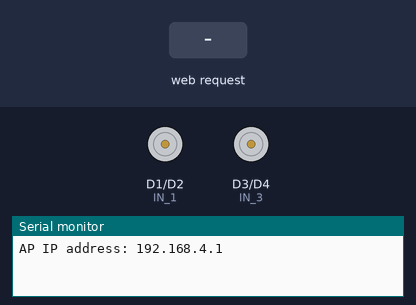
Bench run of a sketch on a simulated ESP8266 (NodeMCU). On the bench: motor-driver pin pairs drawn as motors (green arrow = first pin HIGH = forward, orange = second pin HIGH = backward, longer = more drive, scaled by the enable pin), the last lines printed to the serial monitor. The inputs (shaded band) are chosen by the test bench.

Above: at 1.2 s.
1.3 s: HTTP request GET /?State=F received
At 2.5 s:
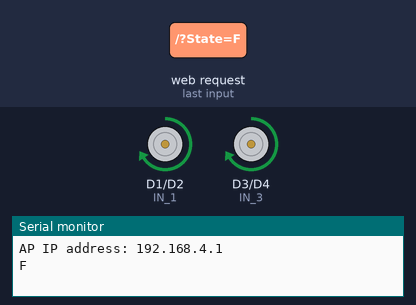
2.8 s: HTTP request GET /?State=B received
At 3.7 s:
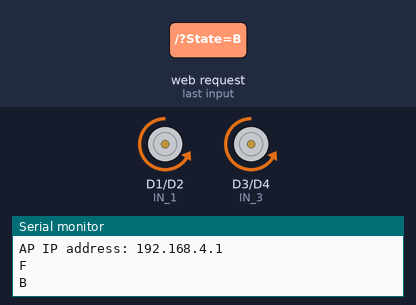
4.3 s: HTTP request GET /?State=L received
At 4.9 s:
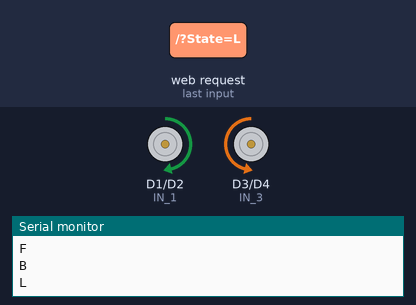
5.8 s: HTTP request GET /?State=R received
At 7.2 s:
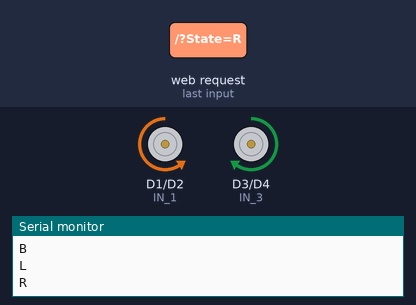
Timing chart, 0 to 8.3 s (numbered marks = the images above; inputs shaded):
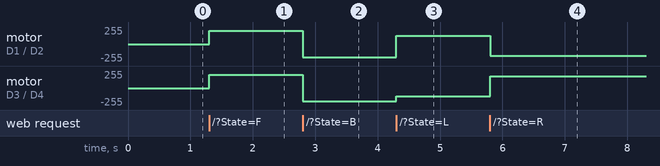

The sketch:

final.ino
```cpp
// PendTech //
// WiFi Controlled Car using NodeMCU //

#define ENB D5      // Enable/speed motors Right - GPIO14(D5)
#define ENA D6      // Enable/speed motors Left  - GPIO12(D6)
#define IN_3 D3     // L298N in1 motors Right    - GPIO0 (D3)
#define IN_4 D4     // L298N in2 motors Right    - GPIO2 (D4)
#define IN_1 D1     // L298N in3 motors Left     - GPIO5 (D1)
#define IN_2 D2     // L298N in4 motors Left     - GPIO4 (D2)

#include <ESP8266WiFi.h>
#include <WiFiClient.h>
#include <ESP8266WebServer.h>

String command;             // String to store app command state
int speedCar = 800;         // Speed range: 400 - 1023
int speed_Coeff = 3;        // Coefficient for turning

const char* ssid = "NodeMCU sujal";  // WiFi SSID
ESP8266WebServer server(80);          // Web server on port 80

void setup() {
  pinMode(ENA, OUTPUT);
  pinMode(ENB, OUTPUT);
  pinMode(IN_1, OUTPUT);
  pinMode(IN_2, OUTPUT);
  pinMode(IN_3, OUTPUT);
  pinMode(IN_4, OUTPUT);

  Serial.begin(115200);

  // Create WiFi Access Point
  WiFi.mode(WIFI_AP);
  WiFi.softAP(ssid);

  IPAddress myIP = WiFi.softAPIP();
  Serial.print("AP IP address: ");
  Serial.println(myIP);

  // Set up web server routes
  server.on("/", HTTP_handleRoot);
  server.onNotFound(HTTP_handleRoot);
  server.begin();
}

// Movement functions

void goBack() {
  digitalWrite(IN_1, LOW);
  digitalWrite(IN_2, HIGH);
  analogWrite(ENA, speedCar);

  digitalWrite(IN_3, LOW);
  digitalWrite(IN_4, HIGH);
  analogWrite(ENB, speedCar);
}

void goAhead() {
  digitalWrite(IN_1, HIGH);
  digitalWrite(IN_2, LOW);
  analogWrite(ENA, speedCar);

  digitalWrite(IN_3, HIGH);
  digitalWrite(IN_4, LOW);
  analogWrite(ENB, speedCar);
}

void goRight() {
  // Fixed: Turn right = Left motor forward, Right motor backward
  digitalWrite(IN_1, LOW);
  digitalWrite(IN_2, HIGH);
  analogWrite(ENA, speedCar - 100);

  digitalWrite(IN_3, HIGH);
  digitalWrite(IN_4, LOW);
  analogWrite(ENB, speedCar - 100 );
}

void goLeft() {
  // Fixed: Turn left = Left motor backward, Right motor forward
  digitalWrite(IN_1, HIGH);
  digitalWrite(IN_2, LOW);
  analogWrite(ENA, speedCar-300);

  digitalWrite(IN_3, LOW);
  digitalWrite(IN_4, HIGH);
  analogWrite(ENB, speedCar-300);
}

void goBackRight() {
  digitalWrite(IN_1, LOW);
  digitalWrite(IN_2, HIGH);
  analogWrite(ENA, 100);

  digitalWrite(IN_3, LOW);
  digitalWrite(IN_4, HIGH);
  analogWrite(ENB, speedCar);
}

void goBackLeft() {
  digitalWrite(IN_1, LOW);
  digitalWrite(IN_2, HIGH);
  analogWrite(ENA, speedCar);

  digitalWrite(IN_3, LOW);
  digitalWrite(IN_4, HIGH);
  analogWrite(ENB, 100);
}

void goAheadRight() {
  digitalWrite(IN_1, HIGH);
  digitalWrite(IN_2, LOW);
  analogWrite(ENA, 100);

  digitalWrite(IN_3, HIGH);
  digitalWrite(IN_4, LOW);
  analogWrite(ENB, speedCar);
}

void goAheadLeft() {
  digitalWrite(IN_1, HIGH);
  digitalWrite(IN_2, LOW);
  analogWrite(ENA, speedCar);

  digitalWrite(IN_3, HIGH);
  digitalWrite(IN_4, LOW);
  analogWrite(ENB, 100);
}

void stopRobot() {
  digitalWrite(IN_1, LOW);
  digitalWrite(IN_2, LOW);
  analogWrite(ENA, speedCar);

  digitalWrite(IN_3, LOW);
  digitalWrite(IN_4, LOW);
  analogWrite(ENB, speedCar);
}

void loop() {
  server.handleClient();

  command = server.arg("State");

  if (command == "F") goAhead();
  else if (command == "B") goBack();
  else if (command == "L") goLeft();
  else if (command == "R") goRight();
  else if (command == "I") goAheadRight();
  else if (command == "G") goAheadLeft();
  else if (command == "J") goBackRight();
  else if (command == "H") goBackLeft();
  else if (command == "0") speedCar = 400;
  else if (command == "1") speedCar = 470;
  else if (command == "2") speedCar = 540;
  else if (command == "3") speedCar = 610;
  else if (command == "4") speedCar = 680;
  else if (command == "5") speedCar = 750;
  else if (command == "6") speedCar = 820;
  else if (command == "7") speedCar = 890;
  else if (command == "8") speedCar = 960;
  else if (command == "9") speedCar = 1023;
  else if (command == "S") stopRobot();
}

void HTTP_handleRoot(void) {
  if (server.hasArg("State")) {
    Serial.println(server.arg("State"));
  }
  server.send(200, "text/html", "<html><body><h1>NodeMCU Car</h1></body></html>");
  delay(1);
}
```

Measured:
- after the input at 1.3 s, motor on D1 (IN_1) / D2 (IN_2), motor on D3 (IN_3) / D4 (IN_4): stopped → forward 199/255 at once
- after the input at 2.8 s, motor on D1 (IN_1) / D2 (IN_2), motor on D3 (IN_3) / D4 (IN_4): forward 199/255 → backward 199/255 at once
- after the input at 4.3 s, motor on D1 (IN_1) / D2 (IN_2): backward 199/255 → forward 124/255 at once; motor on D3 (IN_3) / D4 (IN_4): backward 199/255 → backward 124/255 at once
- after the input at 5.8 s, motor on D1 (IN_1) / D2 (IN_2): forward 124/255 → backward 174/255 at once; motor on D3 (IN_3) / D4 (IN_4): backward 124/255 → forward 174/255 at once
